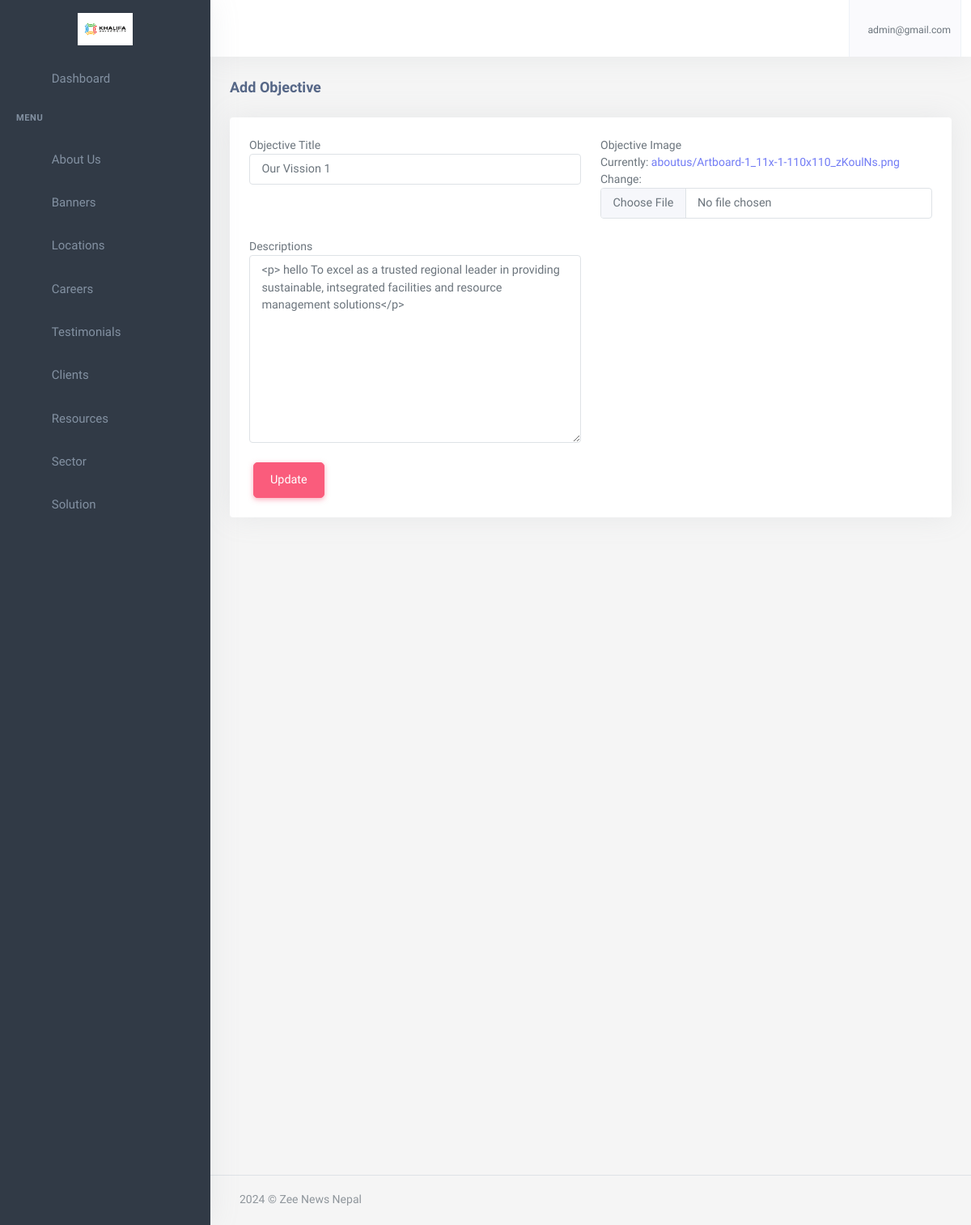
The app's page /dashboard/about/objective/detail/1 (signed in) with its own data.
### account/models.py (models this page shows, shortened)
class User(AbstractBaseUser,PermissionsMixin):
    email = models.EmailField(
        verbose_name='Email',
        max_length=255,
        unique=True,
    )
    name = models.CharField(max_length=200,null=True, blank=True)
    is_user = models.BooleanField(default=False)
    is_admin = models.BooleanField(default=False)
    phone_no = models.CharField(max_length=150,null=True, blank=True)
    avatar = models.ImageField(upload_to="avatarimage/", null=True, blank=True)
    created_at = models.DateTimeField(auto_now_add=True)
    updated_at = models.DateTimeField(auto_now=True)
    objects = UserManager()
    USERNAME_FIELD = 'email'
    REQUIRED_FIELDS = []

### about/models.py (models this page shows, shortened)
class OrganizationSetting(models.Model):
    logo =models.ImageField(verbose_name='Organization Logo',upload_to='aboutus/')
    fav_icon = models.ImageField(verbose_name='Organization Fav Icon',upload_to='aboutus/')
    site_name = models.CharField(verbose_name='Organization Name',max_length=150)
    location = models.CharField(verbose_name='Organizaton Location', max_length=200)
    phone_number = models.CharField(verbose_name='Organization Phone Number',max_length=150)
    email = models.EmailField(verbose_name='Organization Email')
    fb_url = models.URLField(verbose_name='Facebook Page URL', null=True,blank=True)
    tw_url = models.URLField(verbose_name='Twitter URL', null=True,blank=True)
    insta_url = models.URLField(verbose_name='Instagram Page URL', null=True,blank=True)
    linkedin_url = models.URLField(verbose_name='Linkedin URL', null=True,blank=True)

class Objective(models.Model):
    title = models.CharField(verbose_name='Objective Title',max_length=150)
    image = models.ImageField(verbose_name='Objective Image',upload_to='aboutus/')
    descriptions = RichTextField(verbose_name='Descriptions')
    class Meta:
        ordering =['id']
        verbose_name = 'Our Objective'
        verbose_name_plural = "Our Objectives"

### app2/views.py (the view, shortened to what this page needs)
# urls.py: path('about/objective/detail/<int:id>',ObjectivesDetailView.as_view(), name='objective_detail'),
@method_decorator(login_required, name='dispatch')
class ObjectivesDetailView(generic.UpdateView):
    model = Objective
    template_name ='app2/objectivs_detail.html'
    context_object_name ='objective_detail'
    pk_url_kwarg ='id'
    form_class = ObjectiveForm

### app2/forms.py
class ObjectiveForm(forms.ModelForm):
    class Meta:
        model = Objective
        fields = '__all__'
    def __init__(self, *args, **kwargs):
        super(ObjectiveForm, self).__init__(*args, **kwargs)
        for field_name, field in self.fields.items():
            field.widget.attrs['placeholder'] = f"Enter {field_name}"
            field.widget.attrs['class'] = 'form-control'

### app/context_processor.py (called while the page is built)
def solutions(request):
    solutions_data = Solutions.objects.all()
    context = {
        'solution_category': solutions_data
    }
    return context

def sectors(request):
    secots_all = Sector.objects.all()
    context = {
        'secotrs':secots_all
    }
    return context

def career_category(request):
    categories = Category.objects.all()
    return({
        'careers_categories':categories
    })

def organizationsetting(request):
    organization_setting = OrganizationSetting.objects.first()
    return ({
        'organization_settings': organization_setting
    })

def locations(request):
    all_office_locations = Office.objects.all()[:5]
    return({
        'office_locations':all_office_locations
    })

### app2/templates/app2/objectivs_detail.html (shortened to what this page needs)
{% extends 'app2/base.html' %}
{% load static %}
{% block body %}
            <div class="content-page">
                <div class="content">
                    <div class="container-fluid">
                        <div class="row">
                            <div class="col-12">
                                <div class="page-title-box">
                                    <h4 class="page-title">{% if instance %}Edit Objective{% else %}Add Objective{% endif %}
                                    </h4>
                                </div>
                            </div>
                        </div>
                        <form method="post" enctype="multipart/form-data" action="{% if not form.initial %}{% url 'dashboard:objective_create' %}{% endif %}">
                        <div class="row">
                            <div class="col-12">
                                <div class="card">
                                    <div class="card-body">
                                        <div class="row">
                                            {% for field in form %}
                                            <div class="col-xl-6">
                                                {{field.label}}
                                                <div class="mb-3">
                                                    {{field}}
                                                </div>
                                            </div>
                                            {% endfor %}
                                            <div class="col-12 ">
                                            {% if form.initial %}
                                                <button type="submit" class="btn btn-danger float-center chat-send waves-effect waves-light">Update </button>
                                            {% else %}
                                                <button type="submit" class="btn btn-danger float-center chat-send waves-effect waves-light">Add </button>
                                            {% endif %}
                                            </div>
                                        </div>
                                </div>
                            </div>
                        </div>
                    </form>
                    </div>
                </div>
       {%endblock%}

### app2/templates/app2/base.html (shortened to what this page needs)
{% load static %}
<!DOCTYPE html>
<html lang="en">
    <head>
        <link rel="stylesheet" href="{% static 'app2/assets/vendor/jquery-toast-plugin/jquery.toast.min.css'%}">
        <link href="{% static 'app2/assets/css/app-saas.min.css'%}" rel="stylesheet" type="text/css" id="app-style" />
        <link href="{% static 'app2/assets/css/icons.min.css'%}" rel="stylesheet" type="text/css" />
        <link href="{% static 'app2/assets/vendor/bootstrap-datepicker/css/bootstrap-datepicker.min.css'%}" rel="stylesheet" type="text/css" />
        <link href="{% static 'app2/assets/vendor/select2/css/select2.min.css'%}" rel="stylesheet" type="text/css" />
        <link href="{% static 'app2/assets/vendor/datatables.net-bs5/css/dataTables.bootstrap5.min.css'%}" rel="stylesheet" type="text/css" />
        <link href="{% static 'app2/assets/vendor/datatables.net-responsive-bs5/css/responsive.bootstrap5.min.css'%}" rel="stylesheet" type="text/css" />
        <link href="{% static 'app2/assets/css/app-saas.min.css'%}" rel="stylesheet" type="text/css" id="app-style" />
        <link href="{% static 'app2/assets/css/icons.min.css'%}" rel="stylesheet" type="text/css" />
        <link href="https://cdn.jsdelivr.net/npm/summernote@0.8.16/dist/summernote-lite.min.css" rel="stylesheet">
    </head>
    <link rel="stylesheet" href="https://maxcdn.bootstrapcdn.com/font-awesome/4.7.0/css/font-awesome.min.css">
    <body>
        <div class="wrapper">
            <div class="navbar-custom">
                <div class="topbar container-fluid justify-content-between">
                    <div class="d-flex align-items-center  gap-lg-2 gap-1">
                        <button class="button-toggle-menu sm:float-end">
                            <i class="mdi mdi-menu"></i>
                        </button>
                    </div>
                    <ul class="topbar-menu d-flex align-items-center gap-3">
                        <li class="d-none d-sm-inline-block">
                            <a class="nav-link" data-bs-toggle="offcanvas" href="#theme-settings-offcanvas">
                                <i class="ri-settings-3-line font-22"></i>
                            </a>
                        </li>
                        <li class="d-none d-sm-inline-block">
                            <div class="nav-link" id="light-dark-mode" data-bs-toggle="tooltip" data-bs-placement="left" title="Theme Mode">
                                <i class="ri-moon-line font-22"></i>
                            </div>
                        </li>
                        <li class="d-none d-md-inline-block">
                            <a class="nav-link" href="#" data-toggle="fullscreen">
                                <i class="ri-fullscreen-line font-22"></i>
                            </a>
                        </li>
                        <li class="dropdown">
                            <a class="nav-link dropdown-toggle arrow-none nav-user px-2" data-bs-toggle="dropdown" href="#" role="button" aria-haspopup="false" aria-expanded="false">
                                <span class="d-lg-flex flex-column gap-1 d-none">
                                    <h6 class="my-0 fw-normal">{{request.user.email}}</h6>
                                </span>
                            </a>
                        </li>
                    </ul>
                </div>
            </div>
            <div class="leftside-menu">
                <a href="{% url 'dashboard:index' %}" class="logo logo-light">
                    <span class="logo-lg">
                        <img src="{{organization_settings.logo.url}}" alt="logo" style="height: 40px;">
                    </span>
                </a>
                <div class="h-100" id="leftside-menu-container" data-simplebar>
                    <ul class="side-nav">
                        <li class="side-nav-item">
                            <a href="{% url 'dashboard:index' %}" class="side-nav-link">
                                <i class="uil-home-alt"></i>
                                <span> Dashboard </span>
                            </a>
                        </li>
                        <li class="side-nav-title">Menu</li>
                        <li class="side-nav-item">
                            <a data-bs-toggle="collapse" href="#sidebarPages2" aria-expanded="false" aria-controls="sidebarPages" class="side-nav-link">
                                <i class="uil-home"></i>
                                <span> About Us </span>
                                <span class="menu-arrow"></span>
                            </a>
                        </li>
                        <li class="side-nav-item">
                            <a href="{% url 'dashboard:banners' %}" class="side-nav-link">
                                <i class="uil-book"></i>
                                <span> Banners </span>
                            </a>
                        </li>
                        <li class="side-nav-item">
                            <a data-bs-toggle="collapse" href="#sidebarPages" aria-expanded="false" aria-controls="sidebarPages" class="side-nav-link">
                                <i class="uil-location"></i>
                                <span> Locations </span>
                                <span class="menu-arrow"></span>
                            </a>
                        </li>
                        <li class="side-nav-item">
                            <a data-bs-toggle="collapse" href="#sidebarPages1" aria-expanded="false" aria-controls="sidebarPages" class="side-nav-link">
                                <i class="uil-book"></i>
                                <span> Careers </span>
                                <span class="menu-arrow"></span>
                            </a>
                        </li>
                        <li class="side-nav-item">
                            <a href="{% url 'dashboard:testimonials' %}" class="side-nav-link">
                                <i class="uil-book"></i>
                                <span> Testimonials </span>
                            </a>
                        </li>
                        <li class="side-nav-item">
                            <a href="{% url 'dashboard:client_list' %}" class="side-nav-link">
                                <i class="uil-user"></i>
                                <span> Clients </span>
                            </a>
                        </li>
                        <li class="side-nav-item">
                            <a data-bs-toggle="collapse" href="#sidebarPages4" aria-expanded="false" aria-controls="sidebarPages" class="side-nav-link">
                                <i class="uil-diamond"></i>
                                <span> Resources </span>
                                <span class="menu-arrow"></span>
                            </a>
                        </li>
                        <li class="side-nav-item">
                            <a data-bs-toggle="collapse" href="#sidebarPages5" aria-expanded="false" aria-controls="sidebarPages" class="side-nav-link">
                                <i class="uil-user"></i>
                                <span> Sector </span>
                                <span class="menu-arrow"></span>
                            </a>
                        </li>
                        <li class="side-nav-item">
                            <a data-bs-toggle="collapse" href="#sidebarPages6" aria-expanded="false" aria-controls="sidebarPages" class="side-nav-link">
                                <i class="uil-user"></i>
                                <span>Solution </span>
                                <span class="menu-arrow"></span>
                            </a>
                        </li>
                    </ul>
                </div>
            </div>
  {% block body %}
  {% endblock  %}
        <footer class="footer">
            <div class="container-fluid">
                <div class="row">
                    <div class="col-md-6">
                        <script>document.write(new Date().getFullYear())</script> © Zee News Nepal
                    </div>
                    <div class="col-md-6">
                    </div>
                </div>
            </div>
        </footer>
    </div>
    </div>
                        </body>
                        </html>

### app2/templates/app2/base.html (style rules this page uses)
.btn { margin: 0 5px; padding: 10px 20px; border-radius: 5px; cursor: pointer; }

### records on screen
User: user.email "admin@gmail.com"
OrganizationSetting: logo (picture)
Objective: form "Our Vission 1" "<p> hello To excel as a trusted regional leader in providing sustainable, intsegrated facilities and resource management solutions</p>"

### other values on screen
{{ field.label }} "Objective Title" "Objective Image" "Descriptions"
